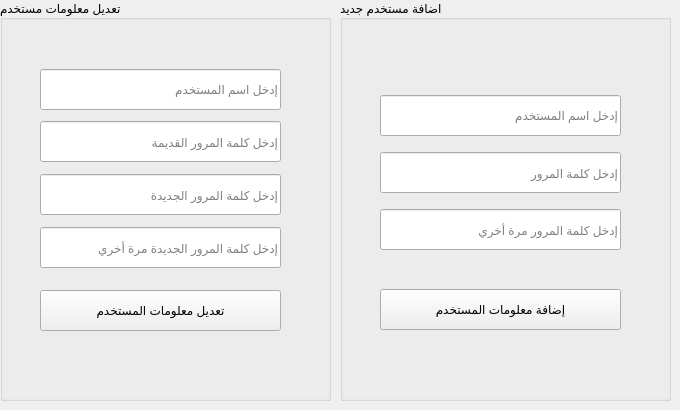
   <widget class="QWidget" name="tab_8">
    <attribute name="title">
     <string>المستخدمين</string>
    </attribute>
    <widget class="QGroupBox" name="groupBox_3">
     <property name="geometry">
      <rect>
       <x>340</x>
       <y>0</y>
       <width>331</width>
       <height>401</height>
      </rect>
     </property>
     <property name="title">
      <string>اضافة مستخدم جديد</string>
     </property>
     <widget class="QPushButton" name="btn_Add_User">
      <property name="geometry">
       <rect>
        <x>40</x>
        <y>289</y>
        <width>241</width>
        <height>41</height>
       </rect>
      </property>
      <property name="text">
       <string>إضافة معلومات المستخدم</string>
      </property>
     </widget>
     <widget class="QLineEdit" name="txt_User_Name">
      <property name="geometry">
       <rect>
        <x>40</x>
        <y>95</y>
        <width>241</width>
        <height>41</height>
       </rect>
      </property>
      <property name="placeholderText">
       <string>إدخل اسم المستخدم</string>
      </property>
     </widget>
     <widget class="QLineEdit" name="txt_Password1">
      <property name="geometry">
       <rect>
        <x>40</x>
        <y>152</y>
        <width>241</width>
        <height>41</height>
       </rect>
      </property>
      <property name="echoMode">
       <enum>QLineEdit::Password</enum>
      </property>
      <property name="placeholderText">
       <string>إدخل كلمة المرور</string>
      </property>
     </widget>
     <widget class="QLineEdit" name="txt_Password2">
      <property name="geometry">
       <rect>
        <x>40</x>
        <y>209</y>
        <width>241</width>
        <height>41</height>
       </rect>
      </property>
      <property name="echoMode">
       <enum>QLineEdit::Password</enum>
      </property>
      <property name="placeholderText">
       <string>إدخل كلمة المرور مرة أخري</string>
      </property>
     </widget>
    </widget>
    <widget class="QGroupBox" name="groupBox_4">
     <property name="geometry">
      <rect>
       <x>0</x>
       <y>0</y>
       <width>331</width>
       <height>401</height>
      </rect>
     </property>
     <property name="title">
      <string>تعديل معلومات مستخدم</string>
     </property>
     <widget class="QPushButton" name="btn_Update_User_Password">
      <property name="geometry">
       <rect>
        <x>40</x>
        <y>290</y>
        <width>241</width>
        <height>41</height>
       </rect>
      </property>
      <property name="text">
       <string>تعديل معلومات المستخدم</string>
      </property>
     </widget>
     <widget class="QLineEdit" name="txt_Old_Password">
      <property name="geometry">
       <rect>
        <x>40</x>
        <y>121</y>
        <width>241</width>
        <height>41</height>
       </rect>
      </property>
      <property name="echoMode">
       <enum>QLineEdit::Password</enum>
      </property>
      <property name="placeholderText">
       <string>إدخل كلمة المرور القديمة</string>
      </property>
     </widget>
     <widget class="QLineEdit" name="txt_New_Password1">
      <property name="geometry">
       <rect>
        <x>40</x>
        <y>174</y>
        <width>241</width>
        <height>41</height>
       </rect>
      </property>
      <property name="echoMode">
       <enum>QLineEdit::Password</enum>
      </property>
      <property name="placeholderText">
       <string>إدخل كلمة المرور الجديدة</string>
      </property>
     </widget>
     <widget class="QLineEdit" name="txt_User_Name1">
      <property name="geometry">
       <rect>
        <x>40</x>
        <y>69</y>
        <width>241</width>
        <height>41</height>
       </rect>
      </property>
      <property name="placeholderText">
       <string>إدخل اسم المستخدم</string>
      </property>
     </widget>
     <widget class="QLineEdit" name="txt_New_Password2">
      <property name="geometry">
       <rect>
        <x>40</x>
        <y>227</y>
        <width>241</width>
        <height>41</height>
       </rect>
      </property>
      <property name="echoMode">
       <enum>QLineEdit::Password</enum>
      </property>
      <property name="placeholderText">
       <string>إدخل كلمة المرور الجديدة مرة أخري</string>
      </property>
     </widget>
    </widget>
   </widget>
